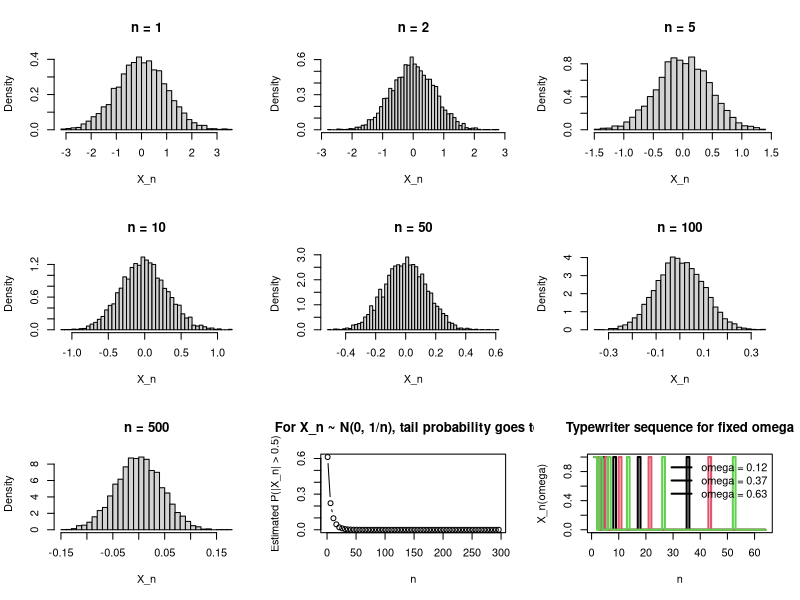
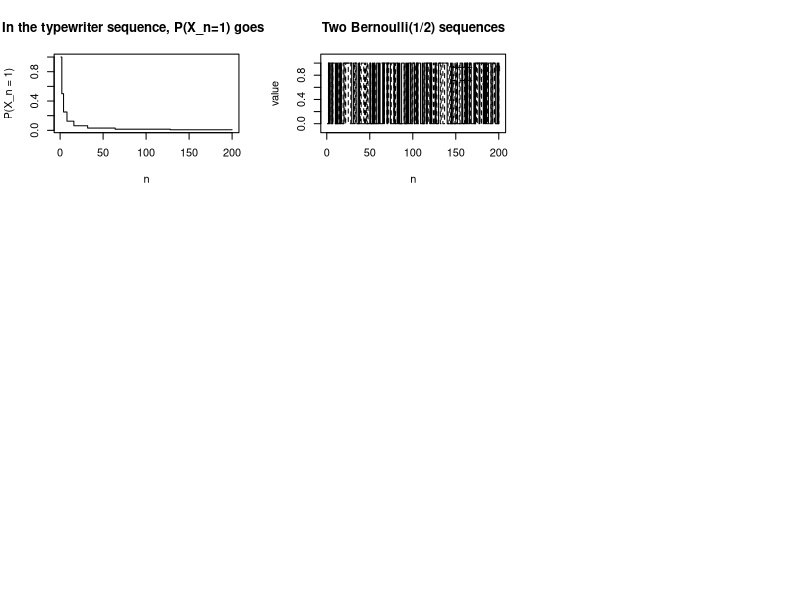
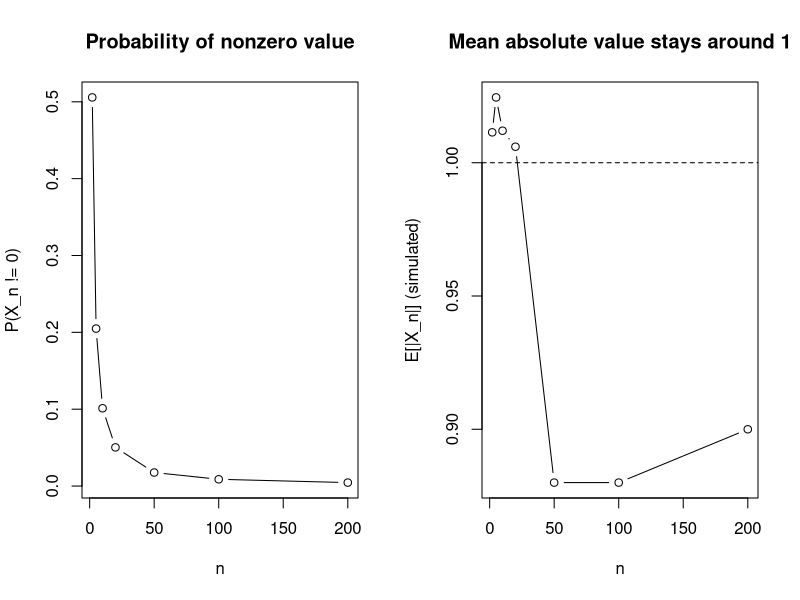
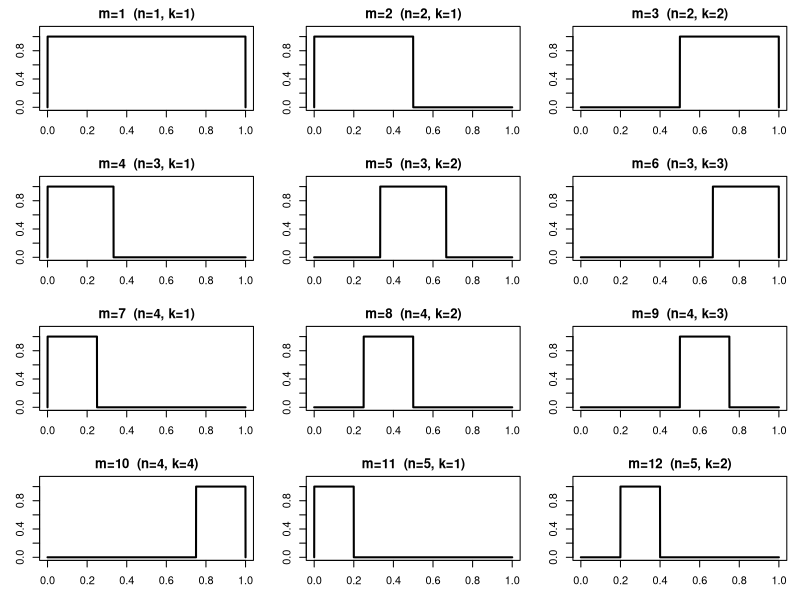
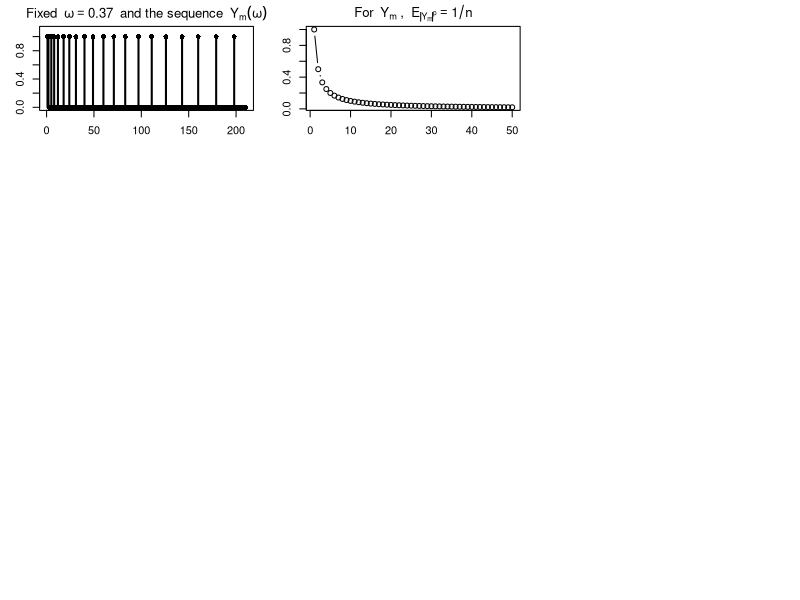
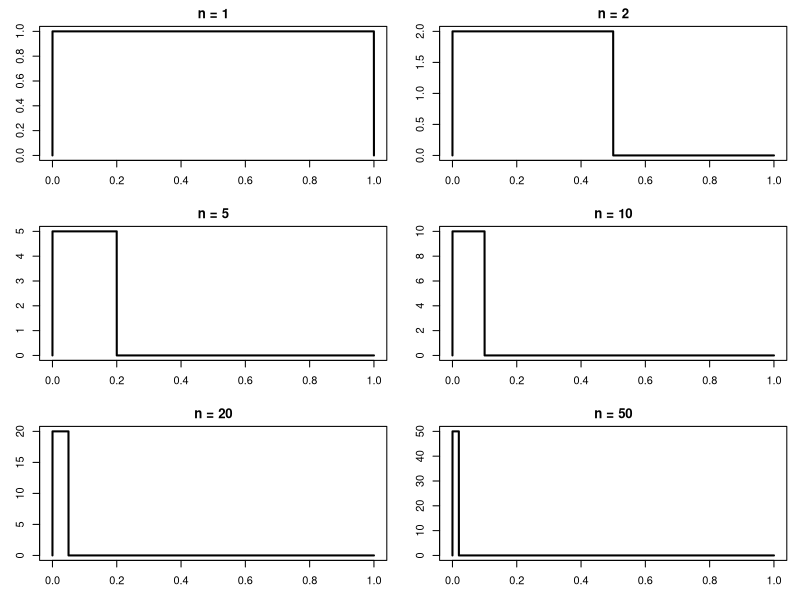
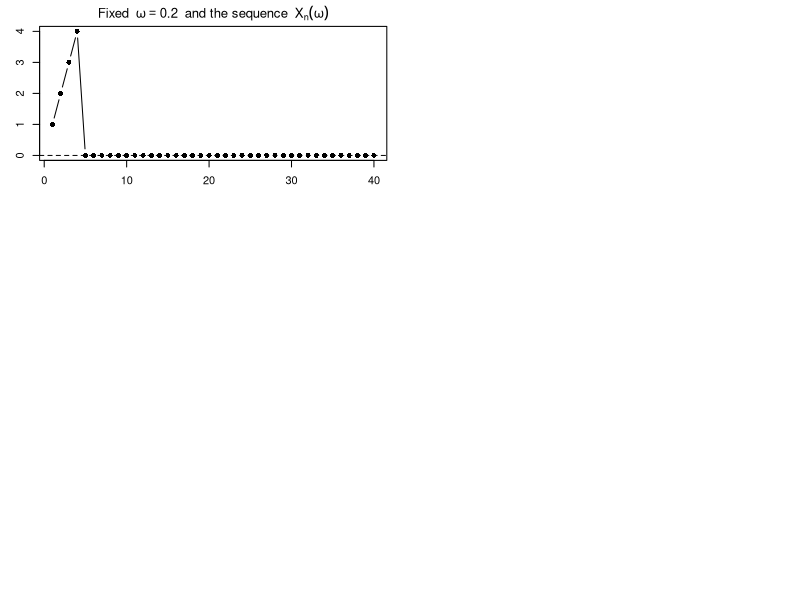
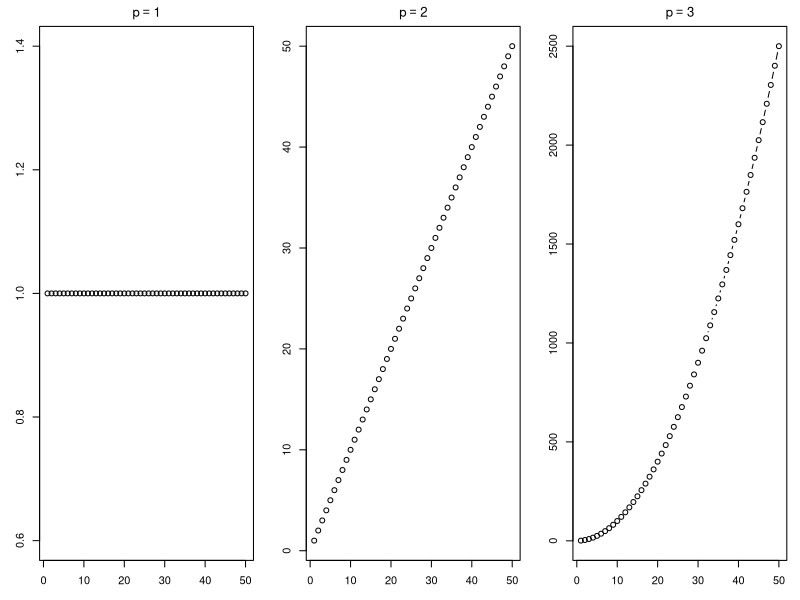

Write the R code that produced these figures, in order.
## ---- chunk 1
set.seed(123)

n_vec <- c(1, 2, 5, 10, 50, 100, 500)
B <- 5000

par(mfrow = c(3, 3))

for (n in n_vec) {
  x <- rnorm(B, mean = 0, sd = 1 / sqrt(n))
  hist(x, breaks = 40,
       main = paste0("n = ", n),
       xlab = "X_n",
       probability = TRUE)
}
## ---- chunk 2
set.seed(123)

n_grid <- seq(1, 300, by = 5)
B <- 10000
eps <- 0.5

prob_est <- sapply(n_grid, function(n) {
  x <- rnorm(B, mean = 0, sd = 1 / sqrt(n))
  mean(abs(x) > eps)
})

plot(n_grid, prob_est, type = "b",
     xlab = "n",
     ylab = paste0("Estimated P(|X_n| > ", eps, ")"),
     main = "For X_n ~ N(0, 1/n), tail probability goes to 0")
## ---- chunk 3
typewriter_value <- function(n, omega) {
  m <- floor(log2(n))
  k <- n - 2^m
  left <- k / 2^m
  right <- (k + 1) / 2^m
  as.numeric(omega >= left & omega < right)
}

N <- 64
omega_list <- c(0.12, 0.37, 0.63)

mat <- sapply(omega_list, function(w) {
  sapply(1:N, function(n) typewriter_value(n, w))
})

matplot(1:N, mat, type = "s", lty = 1, lwd = 2,
        xlab = "n", ylab = "X_n(omega)",
        main = "Typewriter sequence for fixed omega")
legend("topright",
       legend = paste0("omega = ", omega_list),
       lty = 1, lwd = 2, bty = "n")
## ---- chunk 4
n_grid <- 1:200

prob_one <- sapply(n_grid, function(n) {
  m <- floor(log2(n))
  1 / (2^m)
})

plot(n_grid, prob_one, type = "s",
     xlab = "n", ylab = "P(X_n = 1)",
     main = "In the typewriter sequence, P(X_n=1) goes to 0")
## ---- chunk 5
set.seed(123)

N <- 200
x <- rbinom(N, size = 1, prob = 0.5)
y <- rbinom(N, size = 1, prob = 0.5)

plot(1:N, x, type = "s", ylim = c(-0.1, 1.1),
     xlab = "n", ylab = "value",
     main = "Two Bernoulli(1/2) sequences")
lines(1:N, y, type = "s", lty = 2)
legend("topright", legend = c("X_n", "X"),
       lty = c(1, 2), bty = "n")
## ---- chunk 6
set.seed(123)

B <- 100000
x <- rbinom(B, size = 1, prob = 0.5)
y <- rbinom(B, size = 1, prob = 0.5)

mean(abs(x - y) > 0.5)
## ---- chunk 7
set.seed(123)

sample_Xn <- function(n, B = 10000) {
  u <- runif(B)
  ifelse(u <= 1/n, n, 0)
}

n_grid <- c(2, 5, 10, 20, 50, 100, 200)
prob_nonzero <- numeric(length(n_grid))
mean_abs <- numeric(length(n_grid))

for (i in seq_along(n_grid)) {
  n <- n_grid[i]
  x <- sample_Xn(n)
  prob_nonzero[i] <- mean(x != 0)
  mean_abs[i] <- mean(abs(x))
}

par(mfrow = c(1, 2))

plot(n_grid, prob_nonzero, type = "b",
     xlab = "n", ylab = "P(X_n != 0)",
     main = "Probability of nonzero value")

plot(n_grid, mean_abs, type = "b",
     xlab = "n", ylab = "E[|X_n|] (simulated)",
     main = "Mean absolute value stays around 1")
abline(h = 1, lty = 2)
## ---- chunk 8
make_Y_index <- function(max_block = 6) {
  out <- data.frame(m = integer(), n = integer(), k = integer())
  m <- 1
  for (n in 1:max_block) {
    for (k in 1:n) {
      out <- rbind(out, data.frame(m = m, n = n, k = k))
      m <- m + 1
    }
  }
  out
}

Y_fun <- function(x, n, k) {
  as.numeric(x > (k - 1) / n & x < k / n)
}

Y_index <- make_Y_index(max_block = 6)
xgrid <- seq(0, 1, length.out = 2000)

par(mfrow = c(4, 3), mar = c(3, 3, 2, 1))

for (j in 1:12) {
  n <- Y_index$n[j]
  k <- Y_index$k[j]
  y <- Y_fun(xgrid, n, k)
  
  plot(xgrid, y, type = "l", lwd = 2,
       ylim = c(0, 1.1),
       main = paste0("m=", j, "  (n=", n, ", k=", k, ")"),
       xlab = "", ylab = "")
}
## ---- chunk 9
Y_value_at_omega <- function(omega, max_block = 20) {
  vals <- c()
  index <- make_Y_index(max_block)
  for (j in 1:nrow(index)) {
    n <- index$n[j]
    k <- index$k[j]
    vals[j] <- as.numeric(omega > (k - 1) / n & omega < k / n)
  }
  data.frame(m = 1:length(vals), value = vals)
}

omega <- 0.37
df_omega <- Y_value_at_omega(omega, max_block = 20)

plot(df_omega$m, df_omega$value, type = "h", lwd = 2,
     ylim = c(0, 1.1),
     xlab = "m", ylab = expression(Y[m](omega)),
     main = bquote("Fixed " ~ omega == .(omega) ~ " and the sequence " ~ Y[m](omega)))
points(df_omega$m, df_omega$value, pch = 16)
## ---- chunk 10
n_vals <- 1:50
lp_size <- 1 / n_vals

plot(n_vals, lp_size, type = "b",
     xlab = "block index n",
     ylab = expression(E[abs(Y[m])^p]),
     main = expression("For " ~ Y[m] ~ ", " ~ E[abs(Y[m])^p] == 1/n))
## ---- chunk 11
X_fun <- function(x, n) {
  ifelse(x > 0 & x < 1/n, n, 0)
}

xgrid <- seq(0, 1, length.out = 5000)
n_list <- c(1, 2, 5, 10, 20, 50)

par(mfrow = c(3, 2), mar = c(3, 3, 2, 1))

for (n in n_list) {
  y <- X_fun(xgrid, n)
  plot(xgrid, y, type = "l", lwd = 2,
       main = paste0("n = ", n),
       xlab = "", ylab = "")
}
## ---- chunk 12
omega <- 0.2
n_grid <- 1:40
vals <- sapply(n_grid, function(n) ifelse(omega > 0 & omega < 1/n, n, 0))

plot(n_grid, vals, type = "b", pch = 16,
     xlab = "n", ylab = expression(X[n](omega)),
     main = bquote("Fixed " ~ omega == .(omega) ~ " and the sequence " ~ X[n](omega)))
abline(h = 0, lty = 2)
## ---- chunk 13
n_grid <- 1:50

par(mfrow = c(1, 3))

plot(n_grid, rep(1, length(n_grid)), type = "b",
     xlab = "n", ylab = expression(E[abs(X[n])]),
     main = expression(p == 1))

plot(n_grid, n_grid, type = "b",
     xlab = "n", ylab = expression(E[abs(X[n])^2]),
     main = expression(p == 2))

plot(n_grid, n_grid^2, type = "b",
     xlab = "n", ylab = expression(E[abs(X[n])^3]),
     main = expression(p == 3))
## ---- chunk 14
# block structure
make_Y_index <- function(max_block = 40) {
  out <- data.frame(m = integer(), n = integer(), k = integer())
  m <- 1
  for (n in 1:max_block) {
    for (k in 1:n) {
      out <- rbind(out, data.frame(m = m, n = n, k = k))
      m <- m + 1
    }
  }
  out
}

# value of Y_m(omega)
Y_value <- function(omega, n, k) {
  as.numeric(omega > (k - 1) / n & omega < k / n)
}

# full sequence Y_m(omega)
Y_seq_at_omega <- function(omega, max_block = 40) {
  idx <- make_Y_index(max_block)
  vals <- mapply(function(n, k) Y_value(omega, n, k), idx$n, idx$k)
  data.frame(m = idx$m, n = idx$n, k = idx$k, value = vals)
}

# subsequence Z_n = X_{n,n}
Z_seq_at_omega <- function(omega, max_n = 40) {
  vals <- sapply(1:max_n, function(n) Y_value(omega, n, n))
  data.frame(n = 1:max_n, value = vals)
}
## ---- chunk 15
omega <- 0.37
dfY <- Y_seq_at_omega(omega, max_block = 30)

plot(dfY$m, dfY$value, type = "h", lwd = 2,
     ylim = c(0, 1.1),
     xlab = "m", ylab = expression(Y[m](omega)),
     main = bquote("Original sequence " ~ Y[m](omega) ~ " at " ~ omega == .(omega)))
points(dfY$m, dfY$value, pch = 16)
## ---- chunk 16
dfZ <- Z_seq_at_omega(omega, max_n = 50)

plot(dfZ$n, dfZ$value, type = "h", lwd = 2,
     ylim = c(0, 1.1),
     xlab = "n", ylab = expression(Z[n](omega)),
     main = bquote("Subsequence " ~ Z[n](omega) == X[n*n](omega) ~ " at " ~ omega == .(omega)))
points(dfZ$n, dfZ$value, pch = 16)
abline(h = 0, lty = 2)
## ---- chunk 17
omega_list <- c(0.12, 0.37, 0.63, 0.84)

par(mfrow = c(2, 2), mar = c(3, 3, 2, 1))

for (omega in omega_list) {
  dfZ <- Z_seq_at_omega(omega, max_n = 50)
  plot(dfZ$n, dfZ$value, type = "h", lwd = 2,
       ylim = c(0, 1.1),
       xlab = "n", ylab = expression(Z[n](omega)),
       main = bquote(omega == .(omega)))
  points(dfZ$n, dfZ$value, pch = 16)
  abline(h = 0, lty = 2)
}
